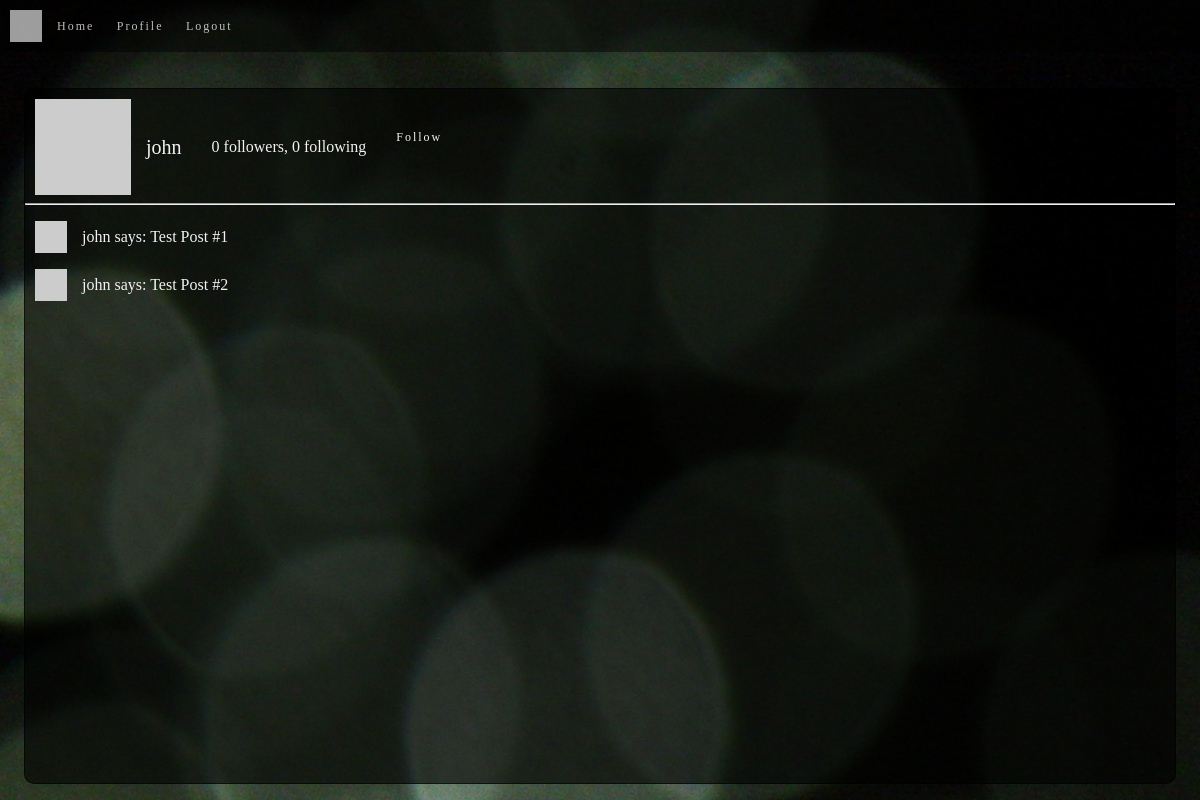
Page /user/john (signed in) on the earlier database version.
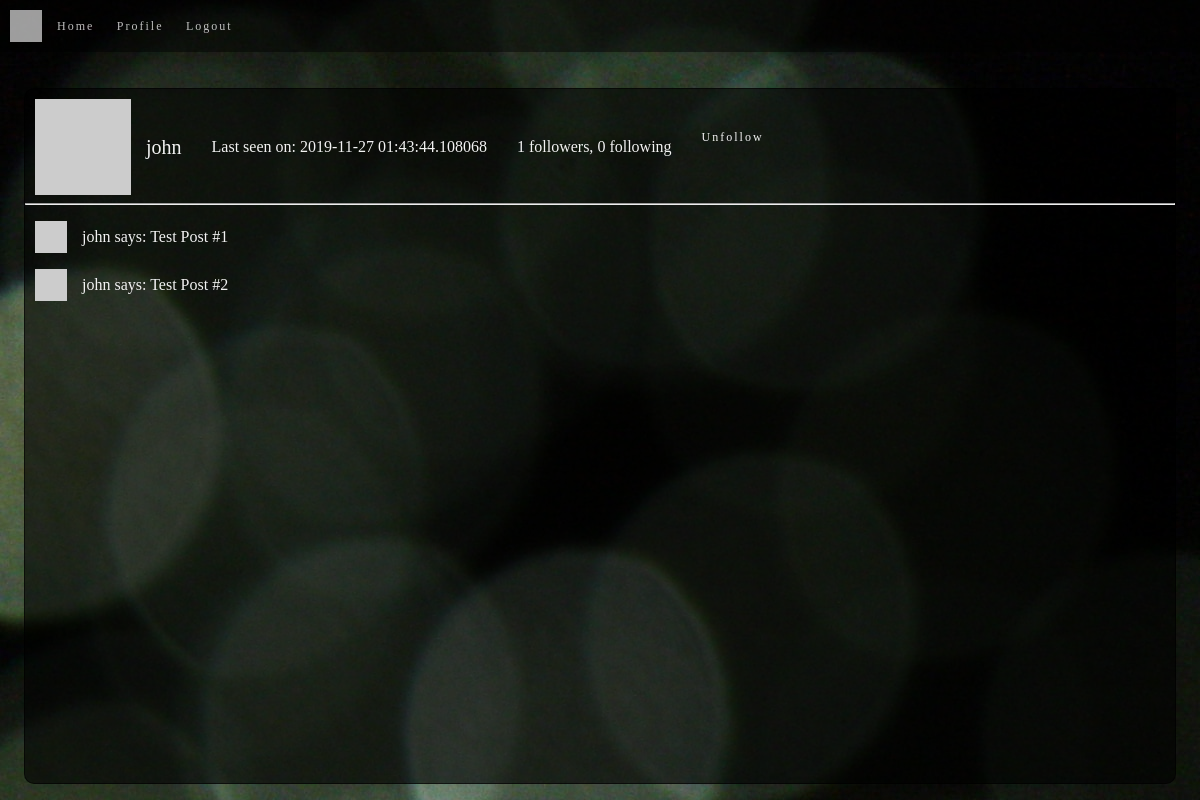
Same page on the later database version.
### app/models.py (models this page shows, shortened)
class User(UserMixin, db.Model):
    id = db.Column(db.Integer, primary_key=True)
    username = db.Column(db.String(64), index=True, unique=True)
    email = db.Column(db.String(120), index=True, unique=True)
    password_hash = db.Column(db.String(128))
    posts = db.relationship('Post', backref='author', lazy='dynamic')
    about_me = db.Column(db.String(140))
    last_seen = db.Column(db.DateTime, default=datetime.utcnow)
    followed = db.relationship(
        'User', secondary=followers,
        primaryjoin=(followers.c.follower_id == id),
        secondaryjoin=(followers.c.followed_id == id),
        backref=db.backref('followers', lazy='dynamic'), lazy='dynamic')
    def avatar(self):
        digest = md5(self.email.lower().encode('utf-8')).hexdigest()
        return avatar_dicebear("jdenticon", digest[12:])
    def is_following(self, user):
        try:
            return self.followed.filter(
                followers.c.followed_id == user.id).count() > 0
        except AttributeError as e:
            return False

### app/routes.py (the view)
@app.route('/user/<username>')
@login_required
def user(username):
    user = User.query.filter_by(username=username).first_or_404()
    posts = [
        {'author': user, 'body': 'Test Post #1'},
        {'author': user, 'body': 'Test Post #2'}
    ]
    return render_template('user.html', user=user, posts=posts)

### app/models.py (called while the page is built)
@login.user_loader
def load_user(id):
    return User.query.get(int(id))

### app/routes.py (called while the page is built)
@app.before_request
def before_request():
    if current_user.is_authenticated:
        current_user.last_seen = datetime.utcnow()
        db.session.commit()

### app/utils.py (called while the page is built)
def avatar_dicebear(sprite, seed, mood=None):
    valid_sprites = [
        "male", "female", "human", "identicon",
        "initials", "bottts", "avataaars", "jdenticon", "gridy"]
    valid_moods = ["happy", "sad", "surprised"]
    if sprite not in valid_sprites:
        return "SPRITE MUST BE ONE OF : {}".format(", ".join(valid_sprites))
    if (mood is not None) and (mood in valid_moods):
        return "https://avatars.dicebear.com/v2/{sprites}/{seed}.svg?options[mood][]={mood}".format(sprites=sprite, seed=seed, mood=mood)
    return "https://avatars.dicebear.com/v2/{sprites}/{seed}.svg".format(sprites=sprite, seed=seed)

### app/templates/user.html (shortened to what this page needs)
{% extends "base.html" %}
{% block content %}
    <section class="profile-head">
        <img src="{{ user.avatar() }}" width="96px">
        <div class="profile-neck">
            <h1>{{ user.username }}</h1>
            {% if user.last_seen %}<p>Last seen on: {{ user.last_seen }}</p>{% endif %}
            <p>{{ user.followers.count() }} followers, {{ user.followed.count() }} following</p>
            {% if user == current_user %}
            <a href="{{ url_for('edit_profile') }}">Edit your profile</a>
            {% elif not current_user.is_following(user) %}
            <a href="{{ url_for('follow', username=user.username) }}">Follow</a>
            {% else %}
            <a href="{{ url_for('unfollow', username=user.username) }}">Unfollow</a>
            {% endif %}
        </div>
    </section>
    <hr>
    {% for post in posts %}
        {% include "_post.html" %}
    {% endfor %}
{% endblock %}

### app/templates/base.html (shortened to what this page needs)
<html lang="en">
<head>
    <link rel="stylesheet" href="{{ url_for('static', filename='css/index.css') }}" />
</head>
<body>
    <div class="header">
        {% if current_user.is_anonymous %}
            <img class="oc" src="{{ url_for('static', filename='images/octocat.png') }}" />
        {% else %}
            <img class="oc" src="{{ current_user.avatar() }}" />
        {% endif %}
        <nav id="nav-bar">
            <a href="{{ url_for('index') }}">Home</a>
            {% if current_user.is_anonymous %}
            <a href="{{ url_for('login') }}">Login</a>
            {% else %}
            <a href="{{ url_for('user', username=current_user.username) }}">Profile</a>
            <a href="{{ url_for('logout') }}">Logout</a>
            {% endif %}
        </nav>
    </div>
    <div class="body-content">
        {% block content %}{% endblock %}
    </div>
</body>
</html>

### app/templates/_post.html
<section class="user-post">
    <img src="{{ post.author.avatar() }}" width="32px">
    <p class="user-posted">{{ post.author.username }} says: <b>{{ post.body }}</b>
</section>

### app/static/css/index.css (style rules this page uses)
html, body, div, span, applet, object, iframe, h1, h2, h3, h4, h5, h6, p, blockquote, pre, a, abbr, acronym, address, big, cite, code, del, dfn, em, img, ins, kbd, q, s, samp, small, strike, strong, sub, sup, tt, var, b, u, i, center, dl, dt, dd, ol, ul, li, fieldset, form, label, legend, table, caption, tbody, tfoot, thead, tr, th, td, article, aside, canvas, details, embed, figure, figcaption, footer, header, hgroup, menu, nav, output, ruby, section, summary, time, mark, audio, video { margin: 0; padding: 0; border: 0; font-size: 100%; font: inherit; vertical-align: baseline; }
article, aside, details, figcaption, figure, footer, header, hgroup, menu, nav, section { display: block; }
body { line-height: 1; }
* { box-sizing: border-box; }
html { font-size: 62.5%; }
html, body { font-family: 'sans-serif'; }
a { color: #f2f2f2; text-decoration: none; padding: 5px; }
body { margin: 0; }
.header { display: flex; flex-flow: row wrap; align-items: center; }
.header, .footer { background: rgba(0, 1, 1, 0.6); padding: 1rem; opacity: 77%; }
body { background-image: url("../images/becca-romine-Lll4QeybDEg-unsplash.jpg"); display: flex; flex-direction: column; }
.oc { src: url("../images/octocat.png"); width: 16px; height: 16px; }
@media (min-width: 375px) { .oc { width: 32px; height: 32px; } }
.body-content { opacity: 100%; padding: 2rem; color: #f2f2f2; position: absolute; overflow-y: auto; top: 11%; bottom: 2%; left: 2%; right: 2%; background-color: rgba(0, 1, 1, 0.6); border-radius: 1rem; border: 1px solid rgba(0, 1, 1, 0.6); scrollbar-color: #000101; }
.body-content h1 { padding: 1.5rem; }
@media (min-width: 375px) { .body-content { font-size: 1.4rem; line-height: 1.6rem; padding: 1rem 0; } }
@media (min-width: 768px) { .body-content { font-size: 1.6rem; line-height: 1.8rem; } }
.body-content p { padding: 1.5rem; }
h1 { font-size: 2rem; color: #f2f2f2; }
a { font-size: 1.2rem; letter-spacing: 0.2rem; padding-left: 1.5rem; }
.user-post, .profile-head { display: flex; align-items: center; flex-wrap: wrap; padding-left: 1rem; color: #f2f2f2; background-color: rgba(0, 0, 0, 0); }
.profile-neck { display: flex; flex-wrap: wrap; }

Differences in the rows shown:
changed User "john": last_seen (not shown) → "2019-11-27 01:43:44.108068"
Other differences:
{{ user.followers.count() }}: "0" → "1"
text no longer shown: "Follow"
text now shown: "Last seen on: Unfollow"
